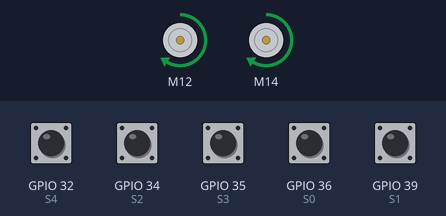
Simulated run of this sketch. Board: ESP32. Parts: 2 × DC motor (green arrow = forward, orange = backward, longer = faster). The inputs (shaded band) are chosen by the test bench; at power-on: GPIO 32 (S4), GPIO 34 (S2), GPIO 35 (S3), GPIO 36 (S0), GPIO 39 (S1) HIGH.

Above: at 2.0 s.
2.1 s: GPIO 32 (S4) pulled LOW for 0.15 s
At 2.5 s:
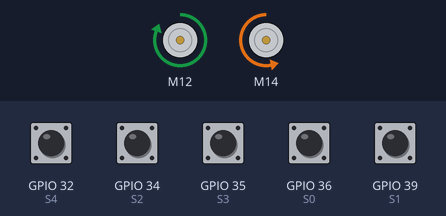
3.7 s: GPIO 34 (S2) pulled LOW for 0.15 s
At 4.9 s:
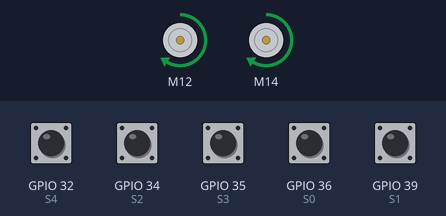
5.3 s: GPIO 35 (S3) pulled LOW for 0.15 s
At 6.2 s:
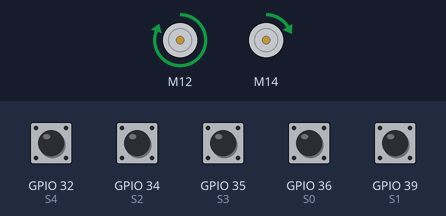
6.9 s: GPIO 36 (S0) pulled LOW for 0.15 s
At 7.4 s:
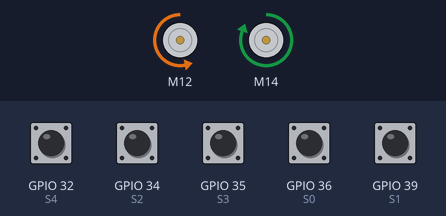
8.5 s: GPIO 39 (S1) pulled LOW for 0.15 s
At 9.7 s:
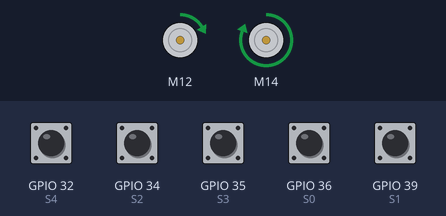
10.1 s: GPIO 32 (S4) pulled LOW for 1 s
At 11.0 s:
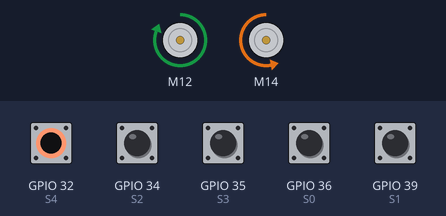
Timing chart, 0 to 13.1 s (numbered marks = the images above; inputs shaded):
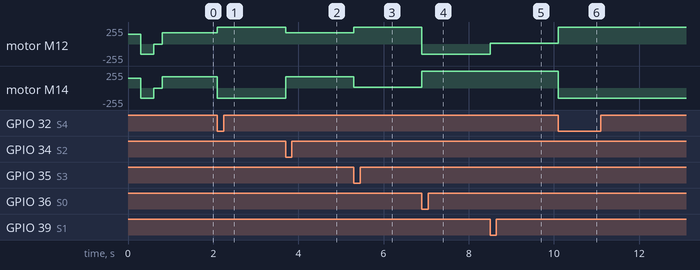

The sketch:

RoboESP32_MakerLine_PID_DIGITAL.ino
```cpp
/*
  Robo ESP32 + Maker Line — 5x DIGITAL outputs version (PID/PD compatible)
  - Line sensor provides 5 digital signals (0/1) instead of analog.
  - Many sensors output LOW on black, HIGH on white. If yours is opposite,
    set INVERT=true below.
  - Weighted average uses s_i in {0,1} -> coarser, but works well with PD/PID.
*/

#include "CytronMotorDriver.h"

CytronMD motorL(PWM_PWM, 12, 13);
CytronMD motorR(PWM_PWM, 14, 27);

// ---- 5x DIGITAL line sensor pins ----
const int S0=36;  // ADC-capable pins are fine for digital too
const int S1=39;
const int S2=34;
const int S3=35;
const int S4=32;
int pins[5]={S0,S1,S2,S3,S4};

// position weights: left -> -2000 ... center -> 0 ... right -> +2000
int weights[5]={-2000,-1000,0,1000,2000};

// sensor polarity
bool INVERT = true;       // true if sensor outputs LOW on black (common case)

// base speed & gains
int BASE = 170;
float Kp = 0.16, Ki = 0.0, Kd = 1.0;

// state
float integ=0, lastErr=0;
unsigned long lastT=0;
int lastPos=0;  // remember last known position when all sensors see white

void drive(int L,int R){
  L = L<-255?-255:(L>255?255:L);
  R = R<-255?-255:(R>255?255:R);
  motorL.setSpeed(L); motorR.setSpeed(R);
}

int readBit(int i){
  int v = digitalRead(pins[i]);
  // map to "on line" = 1, "off line" = 0
  if(INVERT) v = !v;         // if LOW on black -> invert so black=1
  return v ? 1 : 0;
}

int linePosition(){
  long num=0, den=0;
  for(int i=0;i<5;i++){
    int s = readBit(i);      // s in {0,1}
    num += (long)s * weights[i];
    den += s;
  }
  if(den==0){
    // lost line -> return last position (helps recovery)
    return lastPos;
  }
  int pos = (int)(num/den);  // -2000..2000
  lastPos = pos;
  return pos;
}

void setup(){
  Serial.begin(115200);
  // declare digital inputs
  pinMode(S0, INPUT_PULLUP);
  pinMode(S1, INPUT_PULLUP);
  pinMode(S2, INPUT_PULLUP);
  pinMode(S3, INPUT_PULLUP);
  pinMode(S4, INPUT_PULLUP);

  // simple spin test
  drive(150,150); delay(300);
  drive(-150,-150); delay(300);
  drive(0,0); delay(200);

  lastT = millis();
}

void loop(){
  unsigned long now=millis();
  float dt=(now-lastT)/1000.0f; if(dt<=0) dt=0.01f; lastT=now;

  int   err = linePosition();
  float dErr= (err - lastErr)/dt;
  integ += err*dt;
  lastErr = err;

  // choose PD or PID
  float turn = Kp*err + Kd*dErr + Ki*integ;

  int L = BASE + (int)turn;
  int R = BASE - (int)turn;
  drive(L,R);
}
```

Measured:
- after the input at 2.1 s, motor M12: forward 170/255 → forward 255/255 at once; motor M14: forward 170/255 → backward 150/255 at once
- after the input at 3.7 s, motor M12: forward 255/255 → forward 170/255 at once; motor M14: backward 150/255 → forward 170/255 at once
- after the input at 5.3 s, motor M12: forward 170/255 → forward 255/255 at once; motor M14: forward 170/255 → forward 10/255 at once
- after the input at 6.9 s, motor M12: forward 255/255 → backward 150/255 at once; motor M14: forward 10/255 → forward 255/255 at once
- after the input at 8.5 s, motor M12: backward 150/255 → forward 10/255 at once
- after the input at 10.1 s, motor M12: forward 10/255 → forward 255/255 at once; motor M14: forward 255/255 → backward 150/255 at once
